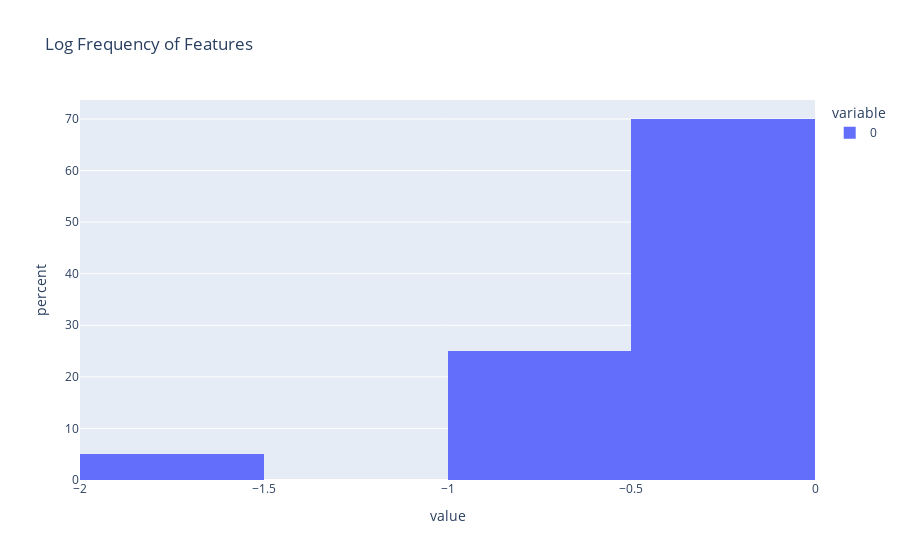

Notebook code cell kept with this figure:
### Code cell
# sparsity = (torch.tensor(sparsity)).log10()
px.histogram(sparsity, title="Log Frequency of Features", histnorm='percent')

### Figure 1 — Plotly figure (JSON) as saved in the notebook; plotly's stock layout.template omitted (floating-point values rounded to 4 significant figures)
{"data": [{"alignmentgroup": "True", "bingroup": "x", "histnorm": "percent", "hovertemplate": "variable=0<br>value=%{x}<br>percent=%{y}<extra></extra>", "legendgroup": "0", "marker": {"color": "#636efa", "pattern": {"shape": ""}}, "name": "0", "offsetgroup": "0", "orientation": "v", "showlegend": true, "type": "histogram", "x": [-0.3735, -0.7691, -0.5988, -0.03177, -1.639, -0.1274, -0.2851, -0.07628, -0.8085, -0.6606, -0.04326, -0.01848, -0.133, -0.3899, -0.07658, -0.2719, -0.0188, -0.275, -0.2624, -0.6803], "xaxis": "x", "yaxis": "y"}], "layout": {"barmode": "relative", "legend": {"title": {"text": "variable"}, "tracegroupgap": 0}, "title": {"text": "Log Frequency of Features"}, "xaxis": {"anchor": "y", "domain": [0, 1], "title": {"text": "value"}}, "yaxis": {"anchor": "x", "domain": [0, 1], "title": {"text": "percent"}}}}
